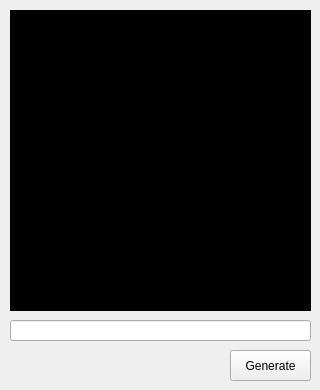
<?xml version="1.0" encoding="UTF-8"?>
<ui version="4.0">
 <class>Form</class>
 <widget class="QWidget" name="Form">
  <property name="geometry">
   <rect>
    <x>0</x>
    <y>0</y>
    <width>320</width>
    <height>390</height>
   </rect>
  </property>
  <property name="sizePolicy">
   <sizepolicy hsizetype="Fixed" vsizetype="Fixed">
    <horstretch>0</horstretch>
    <verstretch>0</verstretch>
   </sizepolicy>
  </property>
  <property name="minimumSize">
   <size>
    <width>320</width>
    <height>390</height>
   </size>
  </property>
  <property name="maximumSize">
   <size>
    <width>320</width>
    <height>390</height>
   </size>
  </property>
  <property name="windowTitle">
   <string>QRCODE App</string>
  </property>
  <widget class="QLabel" name="lblQrCode">
   <property name="geometry">
    <rect>
     <x>10</x>
     <y>10</y>
     <width>301</width>
     <height>301</height>
    </rect>
   </property>
   <property name="styleSheet">
    <string notr="true">background-color: rgb(0,0,0);</string>
   </property>
   <property name="text">
    <string/>
   </property>
  </widget>
  <widget class="QLineEdit" name="txtQrData">
   <property name="geometry">
    <rect>
     <x>10</x>
     <y>320</y>
     <width>301</width>
     <height>21</height>
    </rect>
   </property>
  </widget>
  <widget class="QPushButton" name="btnQrGen">
   <property name="geometry">
    <rect>
     <x>230</x>
     <y>350</y>
     <width>81</width>
     <height>31</height>
    </rect>
   </property>
   <property name="text">
    <string>Generate</string>
   </property>
  </widget>
 </widget>
 <resources/>
 <connections/>
</ui>
